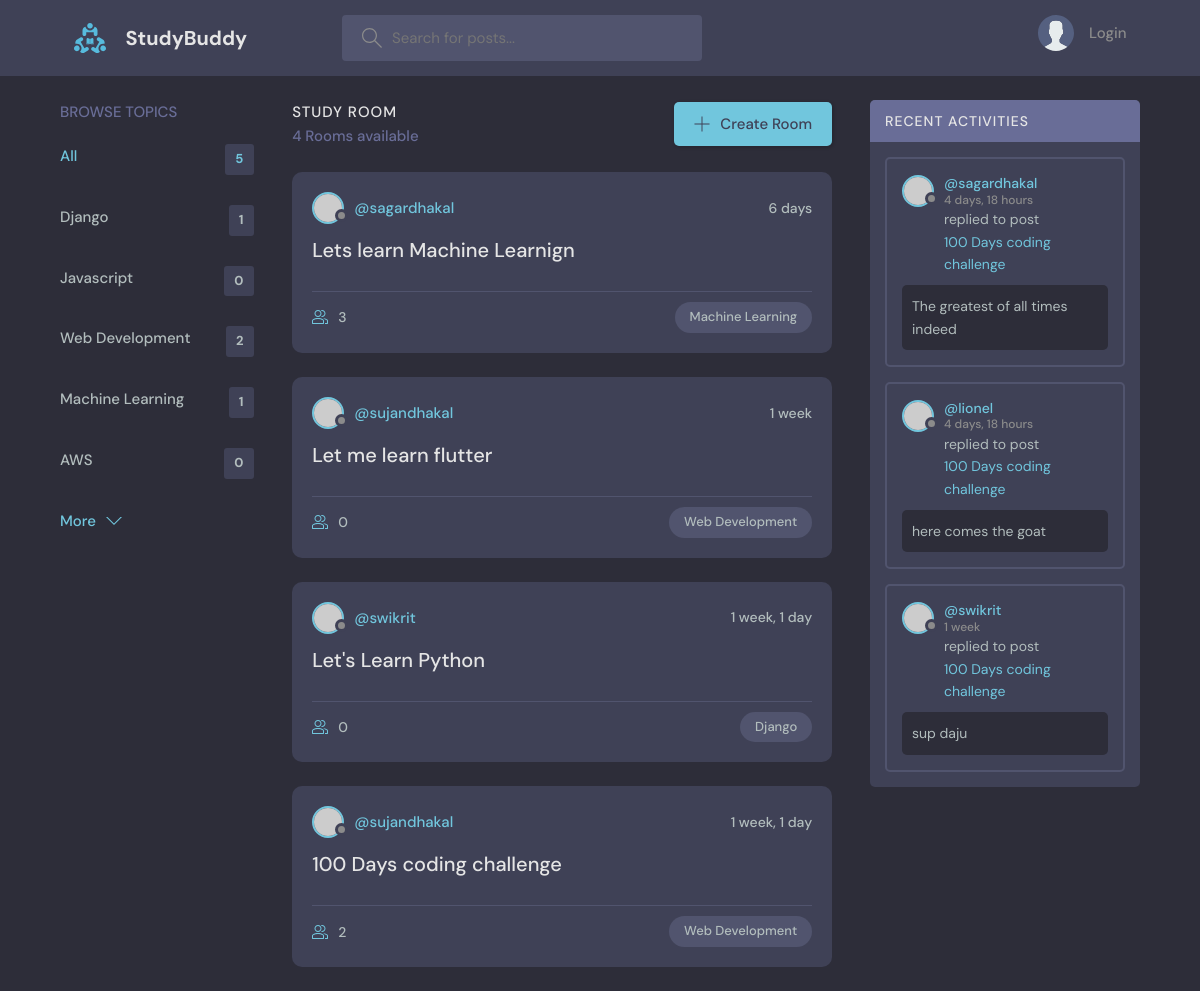
/, run on an earlier commit of the app's database.
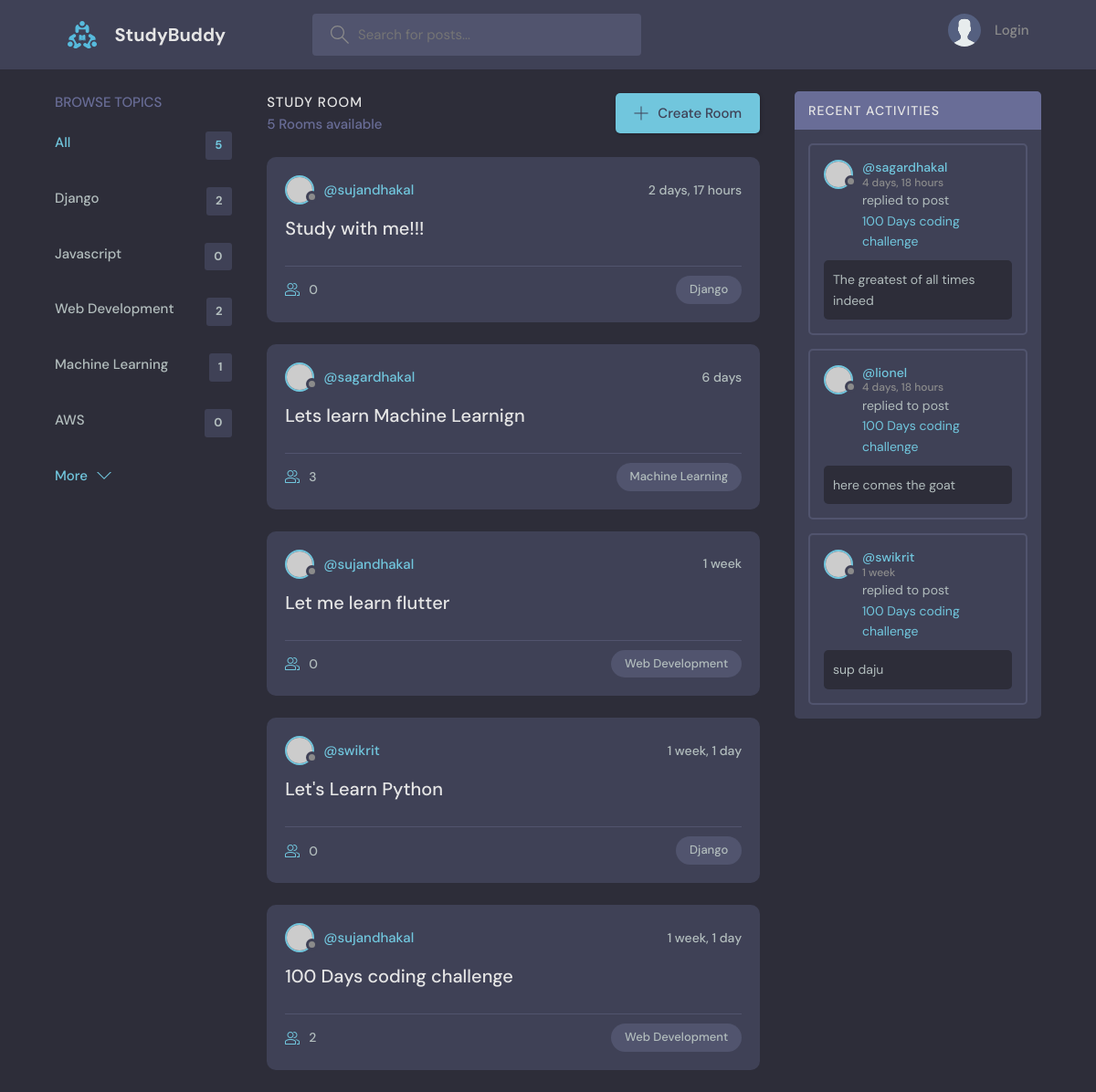
And on a later commit of the database.
### base/models.py (models this page shows, shortened)
class Topic(models.Model):
    name = models.CharField(max_length= 200)

class Room(models.Model):
    host = models.ForeignKey(User , on_delete= models.SET_NULL , null= True)
    topic = models.ForeignKey(Topic , on_delete= models.SET_NULL , null= True)
    name = models.CharField(max_length=200)
    description = models.TextField(null= True , blank= True)
    participants = models.ManyToManyField(User , related_name='participants' , blank= True)
    updated = models.DateTimeField(auto_now= True)
    created = models.DateTimeField(auto_now_add= True)
    class Meta:
        ordering = ['-updated' , '-created']
    def __str__(self):
        return self.name

class Message(models.Model):
    user = models.ForeignKey(User , on_delete= models.CASCADE)
    room = models.ForeignKey(Room, on_delete=models.CASCADE)
    body = models.TextField()
    updated = models.DateTimeField(auto_now= True)
    created = models.DateTimeField(auto_now_add= True)

### base/views.py (the view)
# urls.py: path('' , views.home , name ='home'),
def home(request):
    q= request.GET.get('q') if request.GET.get('q') != None else ''
    rooms = Room.objects.filter(
        Q(topic__name__icontains = q ) |
        Q(name__icontains = q ) |
        Q(description__icontains = q ))
    topics = Topic.objects.all()
    room_counts = rooms.count()
    activityMessage = Message.objects.filter( Q(room__topic__name__icontains = q ) |
        Q(room__name__icontains = q )).order_by('-created')
    contex = {'rooms' : rooms  , 'topics': topics , 'rooms_counts' : room_counts, 'activityMessage' : activityMessage}
    return render(request , 'base/home.html' , contex)

### base/templates/base/home.html (shortened to what this page needs)
{% extends 'main.html' %} {% block content %}
<main class="layout layout--3">
  <div class="container">
    {% include 'base/topic-component.html' %}
    <div class="roomList">
      <div class="roomList__header">
        <div>
          <h2>Study Room</h2>
          <p>{{rooms_counts}} Rooms available</p>
        </div>
        <a class="btn btn--main" href="create-room.html">
          <svg
            version="1.1"
            xmlns="http://www.w3.org/2000/svg"
            width="32"
            height="32"
            viewBox="0 0 32 32"
          >
            <title>add</title>
            <path
              d="M16.943 0.943h-1.885v14.115h-14.115v1.885h14.115v14.115h1.885v-14.115h14.115v-1.885h-14.115v-14.115z"
            ></path>
          </svg>
          Create Room
        </a>
      </div>
      {% include 'base/feed-component.html' %}
    </div>
    <div class="activities">
      <div class="activities__header">
        <h2>Recent Activities</h2>
      </div>
      {% include 'base/activity-component.html' %}
    </div>
  </div>
</main>
{% endblock content %}

### base/templates/base/topic-component.html
<div class="topics">
  <div class="topics__header">
    <h2>Browse Topics</h2>
  </div>
  <ul class="topics__list">
    <li>
      <a href="{% url 'home' %}" class="active"
        >All <span>{{topics.count}}</span></a
      >
    </li>
    {% for topic in topics %}
    <li>
      <a href="{% url 'home'%}?q={{topic.name}}"
        >{{topic.name}} <span>{{topic.room_set.all.count}}</span></a
      >
    </li>
    {% endfor %}
  </ul>
  <a class="btn btn--link" href="topics.html">
    More
    <svg
      version="1.1"
      xmlns="http://www.w3.org/2000/svg"
      width="32"
      height="32"
      viewBox="0 0 32 32"
    >
      <title>chevron-down</title>
      <path d="M16 21l-13-13h-3l16 16 16-16h-3l-13 13z"></path>
    </svg>
  </a>
</div>

### base/templates/base/feed-component.html (shortened to what this page needs)
{% for room in rooms %}
<div class="roomListRoom">
  <div class="roomListRoom__header">
    <a href="{% url 'userProfile' room.host.id %}" class="roomListRoom__author">
      <div class="avatar avatar--small">
        <img src="https://randomuser.me/api/portraits/women/11.jpg" />
      </div>
      <span>@{{room.host.username }}</span>
    </a>
    <div class="roomListRoom__actions">
      <span>{{room.created|timesince}}</span>
    </div>
  </div>
  <div class="roomListRoom__content">
    <a href="{% url 'room' room.id %}">{{room.name}}</a>
  </div>
  <div class="roomListRoom__meta">
    <a href="{% url 'room' room.id %}" class="roomListRoom__joined">
      {{room.participants.all.count}}
    </a>
    <p class="roomListRoom__topic">{{room.topic.name}}</p>
  </div>
</div>
{% endfor %}

### base/templates/base/activity-component.html (shortened to what this page needs)
{% for activity_message in activityMessage %}
<div class="activities__box">
  <div class="activities__boxHeader roomListRoom__header">
    <a
      href="{% url 'userProfile' activity_message.user.id %}"
      class="roomListRoom__author"
    >
      <div class="avatar avatar--small">
        <img src="https://randomuser.me/api/portraits/women/11.jpg" />
      </div>
      <p>
        @{{activity_message.user}}
        <span>{{activity_message.created|timesince}} </span>
      </p>
    </a>
  </div>
  <div class="activities__boxContent">
    <p>
      replied to post
      <a href="{% url 'room' activity_message.room.id %}"
        >{{activity_message.room}}</a
      >
    </p>
    <div class="activities__boxRoomContent">{{activity_message.body}}</div>
  </div>
</div>
{% endfor %}

What changed in the data, as far as the page shows it:
computed for Topic "Django": room_set.all.count "1" → "2"
added Room: host.username "sujandhakal", created "2 days, 17 hours", name "Study with me!!!", participants.all.count "0", topic.name "Django"
Also different on the page:
{{ rooms_counts }}: "4" → "5"
